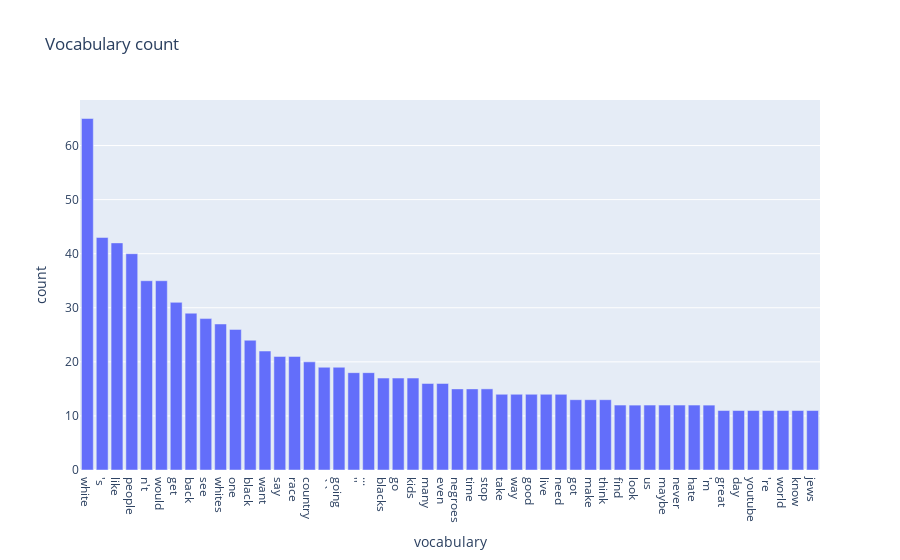

Notebook source saved alongside this figure:
### Code cell
import plotly.express as px

# Create a bar chart
fig = px.bar(x=sorted_test.keys() , y=sorted_test.values(), labels={'x': 'vocabulary', 'y': 'count'},title='Vocabulary count')

# Show the plot
fig.show()

### Figure 1 — Plotly figure (JSON) as saved in the notebook; plotly's stock layout.template omitted (floating-point values rounded to 4 significant figures)
{"data": [{"alignmentgroup": "True", "hovertemplate": "vocabulary=%{x}<br>count=%{y}<extra></extra>", "legendgroup": "", "marker": {"color": "#636efa", "pattern": {"shape": ""}}, "name": "", "offsetgroup": "", "orientation": "v", "showlegend": false, "textposition": "auto", "type": "bar", "x": ["white", "'s", "like", "people", "n't", "would", "get", "back", "see", "whites", "one", "black", "want", "say", "race", "country", "``", "going", "''", "...", "blacks", "go", "kids", "many", "even", "negroes", "time", "stop", "take", "way", "good", "live", "need", "got", "make", "think", "find", "look", "us", "maybe", "never", "hate", "'m", "great", "day", "youtube", "'re", "world", "know", "jews"], "xaxis": "x", "y": [65, 43, 42, 40, 35, 35, 31, 29, 28, 27, 26, 24, 22, 21, 21, 20, 19, 19, 18, 18, 17, 17, 17, 16, 16, 15, 15, 15, 14, 14, 14, 14, 14, 13, 13, 13, 12, 12, 12, 12, 12, 12, 12, 11, 11, 11, 11, 11, 11, 11], "yaxis": "y"}], "layout": {"barmode": "relative", "legend": {"tracegroupgap": 0}, "title": {"text": "Vocabulary count"}, "xaxis": {"anchor": "y", "domain": [0, 1], "title": {"text": "vocabulary"}}, "yaxis": {"anchor": "x", "domain": [0, 1], "title": {"text": "count"}}}}
